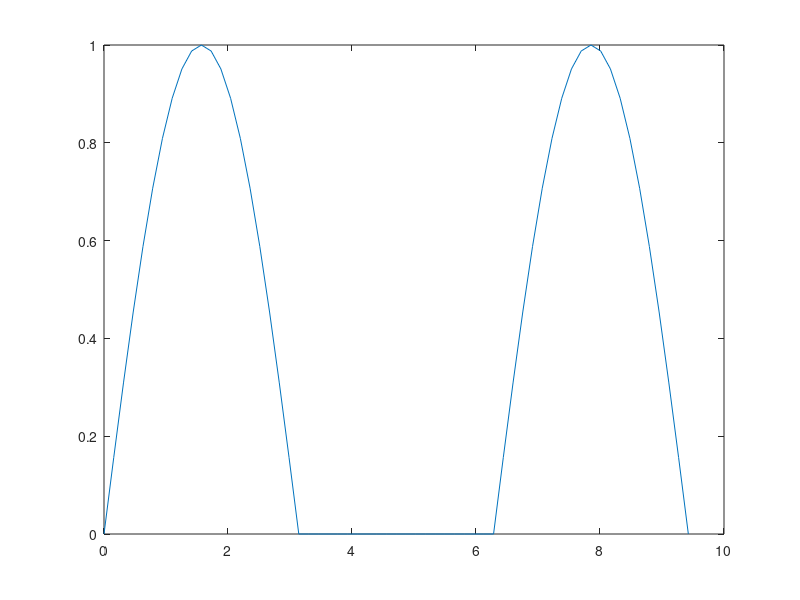
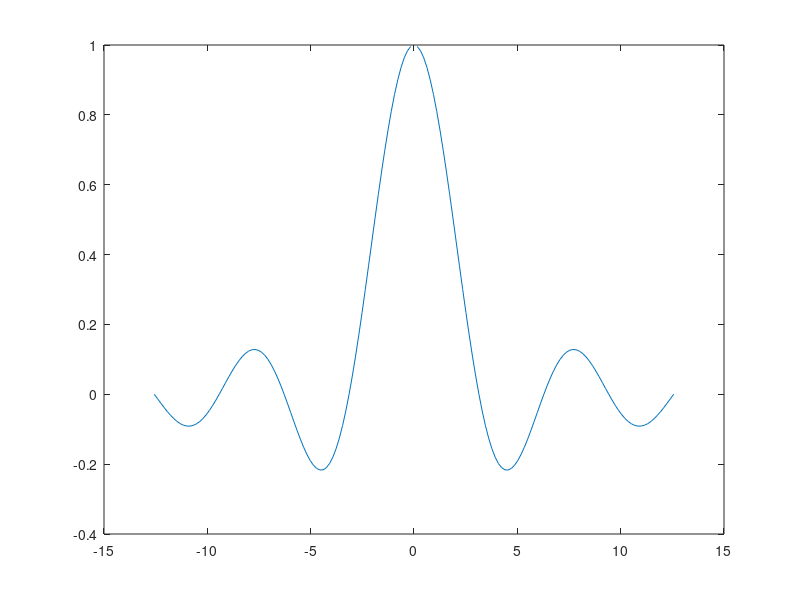
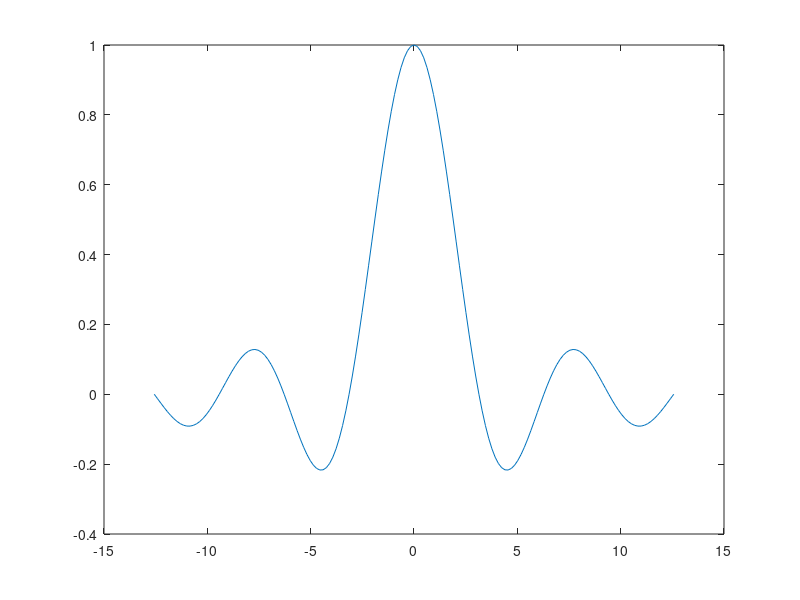
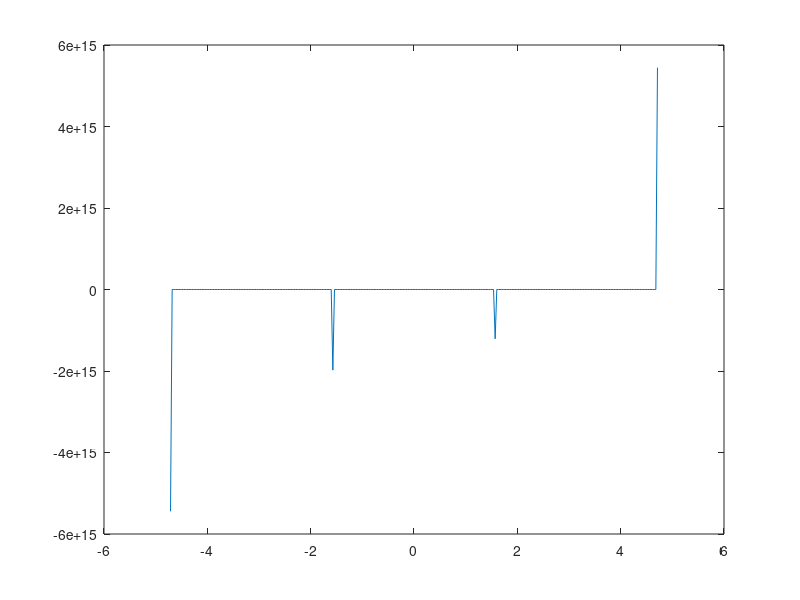

Here is the MATLAB script that generated these plots, in order:


%==========================================================================
%==========================================================================



x = 0 : pi/20 : 3 * pi;
y = sin(x);
y = y .* (y > 0); % set negative values of sin(x) to zero
figure, plot(x, y)




x = -4*pi : pi / 20 : 4*pi;
y = sin(x) ./ x;
figure, plot(x, y)


x = -4*pi : pi/20 : 4*pi;
x = x + (x == 0)*eps; % adjust x = 0 to x = eps
y = sin(x) ./ x;
figure, plot(x, y)


x = -3/2*pi : pi/100 : 3/2*pi;
y = tan(x);
figure, plot(x, y)



x = -3/2*pi : pi/100 : 3/2*pi;
y = tan(x);
y = y .* (abs(y) < 1e10); % remove the big ones
figure, plot(x, y)








tic % start
a = 0; % number >= 0.5
b = 0; % number < 0.5
for n = 1:5000
    r = rand; % generate one number per loop
    if r >= 0.5
        a = a + 1;
    else
        b = b + 1;
    end;
end;
t = toc; % finish
disp( ['less than 0.5: ' num2str(a)] )
disp( ['time: ' num2str(t)] )



r = rand(1,5000)
sum( r < 0.5 )









a = [-2 0 1 5 9];
find(a)
a = a( find(a) )


x = [8 1 -4 8 6];
find(x >= max(x))

b = 0/0
c = 6/0
x=[c b 0 1 8 9]
isinf(x)
isnan(x)
x(isnan(x)) = [ ]

isempty(x)
y=[]
isempty(y)




%==========================================================================
%==========================================================================


% Income tax the old-fashioned way
inc = [5000 10000 15000 30000 50000];
for ti = inc
    if ti < 10000
        tax = 0.1 * ti;
    elseif ti < 20000
        tax = 1000 + 0.2 * (ti - 10000);
    else
        tax = 3000 + 0.5 * (ti - 20000);
    end;
   format compact;
   disp( [ti tax] )
end;

format short



% Income tax the logical way
inc = [5000 10000 15000 30000 50000];
tax = 0.1 * inc .* (inc <= 10000);
tax = tax + (inc > 10000 & inc <= 20000).* (0.2 * (inc-10000) + 1000);
tax = tax + (inc > 20000) .* (0.5 * (inc-20000) + 3000);
disp( [inc' tax'] );





%==========================================================================
%==========================================================================
